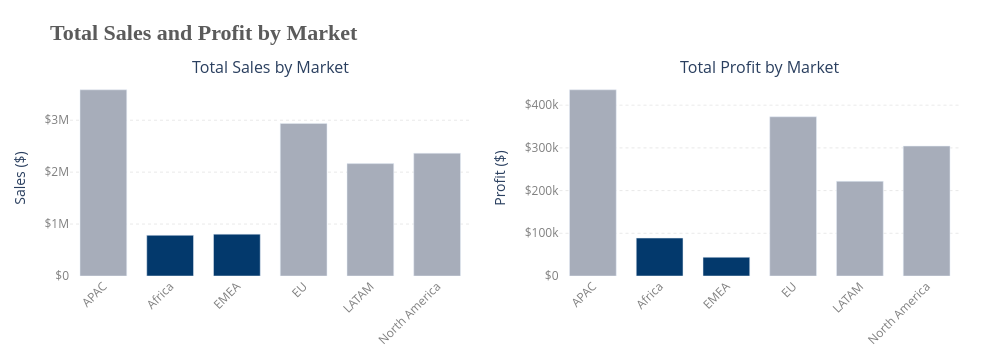

The code cell stored with this chart in its notebook:
### Markdown cell above
## 2.4 Market

### Code cell
# Aggregate TOTAL Sales and Profit per Market
market_group = (
    df.groupby('Market2', as_index=False)
      .agg({'Sales': 'sum', 'Profit': 'sum'})
)

def Display_market_sale_profit():

    # -----------------------------------
    # Identify 2 lowest markets (Sales)
    # -----------------------------------
    lowest_sales_markets = market_group.nsmallest(2, 'Sales')['Market2'].tolist()

    # Color mapping for Sales chart
    colors_sales = [
        '#03396c' if m in lowest_sales_markets else '#a7adba'
        for m in market_group['Market2']
    ]

    # -----------------------------------
    # Identify 2 lowest markets (Profit)
    # -----------------------------------
    lowest_profit_markets = market_group.nsmallest(2, 'Profit')['Market2'].tolist()

    # Color mapping for Profit chart
    colors_profit = [
        '#03396c' if m in lowest_profit_markets else '#a7adba'
        for m in market_group['Market2']
    ]

    # -----------------------------------
    # Create subplots
    # -----------------------------------
    fig = make_subplots(
        rows=1,
        cols=2,
        subplot_titles=("Total Sales by Market", "Total Profit by Market")
    )

    # Left: Sales
    fig.add_trace(
        go.Bar(
            x=market_group['Market2'],
            y=market_group['Sales'],
            name='Sales',
            marker=dict(color=colors_sales)
        ),
        row=1, col=1
    )

    # Right: Profit
    fig.add_trace(
        go.Bar(
            x=market_group['Market2'],
            y=market_group['Profit'],
            name='Profit',
            marker=dict(color=colors_profit)
        ),
        row=1, col=2
    )

    # -----------------------------------
    # Layout Formatting
    # -----------------------------------
    fig.update_layout(
        title_text="<b>Total Sales and Profit by Market</b>",
        title_font_size=22,
        title_font_family="Liberation Serif",
        title_font_color="#5b5b5b",
        plot_bgcolor='white',
        bargap=0.3,
        width=1000,
        height=360,
        margin=dict(l=70, r=40, t=80, b=80),
        showlegend=False
    )

    # Y-axis formatting
    fig.update_yaxes(
        title_text="Sales ($)",
        tickformat="$,.2~s",
        showgrid=True,
        gridwidth=0.5,
        gridcolor='lightgray',
        griddash='dot',
        tickfont=dict(color='gray'),
        row=1, col=1
    )
    fig.update_yaxes(
        title_text="Profit ($)",
        tickformat="$,.2~s",
        showgrid=True,
        gridwidth=0.5,
        gridcolor='lightgray',
        griddash='dot',
        tickfont=dict(color='gray'),
        row=1, col=2
    )

    # X-axis label angles
    fig.update_xaxes(tickangle=-45, tickfont=dict(color='gray'), row=1, col=1)
    fig.update_xaxes(tickangle=-45, tickfont=dict(color='gray'), row=1, col=2)

    fig.show()

Display_market_sale_profit()

### Figure 1 — Plotly figure (JSON) as saved in the notebook; plotly's stock layout.template omitted (floating-point values rounded to 4 significant figures)
{"data": [{"marker": {"color": ["#a7adba", "#03396c", "#03396c", "#a7adba", "#a7adba", "#a7adba"]}, "name": "Sales", "type": "bar", "x": ["APAC", "Africa", "EMEA", "EU", "LATAM", "North America"], "xaxis": "x", "y": [3585833, 783776, 806184, 2938139, 2164687, 2364286], "yaxis": "y"}, {"marker": {"color": ["#a7adba", "#03396c", "#03396c", "#a7adba", "#a7adba", "#a7adba"]}, "name": "Profit", "type": "bar", "x": ["APAC", "Africa", "EMEA", "EU", "LATAM", "North America"], "xaxis": "x2", "y": [436000.0, 88870.0, 43900.0, 372800.0, 221600.0, 304200.0], "yaxis": "y2"}], "layout": {"annotations": [{"font": {"size": 16}, "showarrow": false, "text": "Total Sales by Market", "x": 0.225, "xanchor": "center", "xref": "paper", "y": 1, "yanchor": "bottom", "yref": "paper"}, {"font": {"size": 16}, "showarrow": false, "text": "Total Profit by Market", "x": 0.775, "xanchor": "center", "xref": "paper", "y": 1, "yanchor": "bottom", "yref": "paper"}], "bargap": 0.3, "height": 360, "margin": {"b": 80, "l": 70, "r": 40, "t": 80}, "plot_bgcolor": "white", "showlegend": false, "title": {"font": {"color": "#5b5b5b", "family": "Liberation Serif", "size": 22}, "text": "<b>Total Sales and Profit by Market</b>"}, "width": 1000, "xaxis": {"anchor": "y", "domain": [0, 0.45], "tickangle": -45, "tickfont": {"color": "gray"}}, "xaxis2": {"anchor": "y2", "domain": [0.55, 1], "tickangle": -45, "tickfont": {"color": "gray"}}, "yaxis": {"anchor": "x", "domain": [0, 1], "gridcolor": "lightgray", "griddash": "dot", "gridwidth": 0.5, "showgrid": true, "tickfont": {"color": "gray"}, "tickformat": "$,.2~s", "title": {"text": "Sales ($)"}}, "yaxis2": {"anchor": "x2", "domain": [0, 1], "gridcolor": "lightgray", "griddash": "dot", "gridwidth": 0.5, "showgrid": true, "tickfont": {"color": "gray"}, "tickformat": "$,.2~s", "title": {"text": "Profit ($)"}}}}
